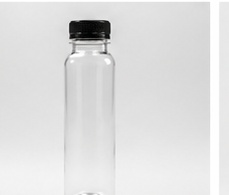
#> input picture TUGAS/Tugas-12/dataset/botol/iluminasi.jpg, 229 x 195 px; its folder holds only this picture in this run
$ python Sistem_Pencocokan_Objek_Berbasis_Fitur.py
#> lines starting #> are read from the running program, lines starting #| are printed output that depends on the picture
import cv2
import numpy as np
import matplotlib.pyplot as plt
import os
import time
import pandas as pd
from sklearn.cluster import KMeans
from sklearn.svm import SVC
from sklearn.neighbors import KNeighborsClassifier
from sklearn.decomposition import PCA
from sklearn.metrics import accuracy_score, classification_report, confusion_matrix, precision_recall_curve
from sklearn.preprocessing import StandardScaler
import seaborn as sns

# ==========================================
# 0. KONFIGURASI & UTILITY
# ==========================================
DATASET_PATH = 'dataset/'
OUTPUT_PATH = 'output/'
SUB_FOLDERS = ['keypoints', 'matching', 'bovw', 'pca']

for sub in SUB_FOLDERS:
    os.makedirs(os.path.join(OUTPUT_PATH, sub), exist_ok=True)

def load_dataset():
    data = {}
    categories = [d for d in os.listdir(DATASET_PATH) if os.path.isdir(os.path.join(DATASET_PATH, d))]
    for cat in categories:
        data[cat] = {}
        for img_name in os.listdir(os.path.join(DATASET_PATH, cat)):
            img_path = os.path.join(DATASET_PATH, cat, img_name)
            img = cv2.imread(img_path)
#> img is the input picture: shape (195, 229, 3); mean B, G, R 223, 223.1, 223.1
            if img is not None:
                data[cat][img_name.split('.')[0]] = img
    return data

# ==========================================
# 1. FEATURE DETECTION & DESCRIPTION
# ==========================================
def get_detector(name):
    if name == 'SIFT':
        return cv2.SIFT_create()
    elif name == 'ORB':
        return cv2.ORB_create(nfeatures=2000)
    elif name == 'SURF':
        try:
            return cv2.xfeatures2d.SURF_create()
        except:
            print("[WARNING] SURF tidak tersedia di versi OpenCV ini.")
            return None
    return None

def extract_features(img, method='SIFT'):
    detector = get_detector(method)
    if detector is None: return None, None, 0

    start_time = time.time()
    kp, des = detector.detectAndCompute(img, None)
    elapsed = time.time() - start_time

    return kp, des, elapsed

# ==========================================
# 2. FEATURE MATCHING (RANSAC & Homography)
# ==========================================
# [31 lines left out: functions match_features, estimate_homography, not called in this run]

# ==========================================
# 3. BAG OF VISUAL WORDS (BoVW)
# ==========================================
class BoVW:
    def __init__(self, k=50):
        self.k = k
        self.kmeans = KMeans(n_clusters=k, n_init=10, random_state=42)
        self.vocab = None

    def build_vocabulary(self, descriptors_list):
        print(f"[INFO] Building BoVW vocabulary with k={self.k}...")
        all_des = np.vstack(descriptors_list)
        self.kmeans.fit(all_des)
        self.vocab = self.kmeans.cluster_centers_

    def get_histogram(self, descriptors):
        if descriptors is None: return np.zeros(self.k)
        words = self.kmeans.predict(descriptors)
        hist, _ = np.histogram(words, bins=range(self.k + 1), density=True)
        return hist

# ==========================================
# 4. PCA ANALYSIS
# ==========================================
# [18 lines left out: function apply_pca, not called in this run]

# ==========================================
# 5. MAIN EXECUTION PIPELINE
# ==========================================
def run_pipeline():
    dataset = load_dataset()
#> dataset = 2 items
    results_list = []
    methods = ['SIFT', 'ORB', 'SURF']

    # --- Part 1 & 2: Detection & Matching ---
    for method in methods:
        print(f"[INFO] Processing {method}...")
        for cat, imgs in dataset.items():
            if 'ref' not in imgs: continue
            ref_img = imgs['ref']
            kp_ref, des_ref, t_ref = extract_features(ref_img, method)

            if kp_ref is None: continue

            # Simpan Visualisasi Keypoints
            kp_viz = cv2.drawKeypoints(ref_img, kp_ref, None, color=(0, 255, 0))
            cv2.imwrite(f"{OUTPUT_PATH}keypoints/{cat}_{method}.jpg", kp_viz)

            for task in ['rotasi', 'skala', 'iluminasi', 'oklusi']:
                if task not in imgs: continue
                target_img = imgs[task]
                kp_t, des_t, t_t = extract_features(target_img, method)

                # Matching
                matches, total_raw = match_features(des_ref, des_t, method)
                mask, inliers = estimate_homography(kp_ref, kp_t, matches)

                # Visualisasi Matching
                match_viz = cv2.drawMatches(ref_img, kp_ref, target_img, kp_t, matches[:50], None, flags=2)
                cv2.imwrite(f"{OUTPUT_PATH}matching/{cat}_{method}_{task}.jpg", match_viz)

                results_list.append({
                    'Method': method, 'Category': cat, 'Task': task,
                    'Keypoints': len(kp_ref), 'Time': t_ref,
                    'Raw_Matches': total_raw, 'Good_Matches': len(matches), 'Inliers': inliers
                })

    # --- Part 3: BoVW Classification ---
    print("[INFO] Starting BoVW Pipeline...")
    all_descriptors = []
    labels = []
    cat_map = {name: i for i, name in enumerate(dataset.keys())}
#> cat_map = {'botol': 0, 'buku': 1}

    for cat, imgs in dataset.items():
        for img in imgs.values():
            _, des, _ = extract_features(img, 'SIFT')
            if des is not None:
                all_descriptors.append(des)
                labels.append(cat_map[cat])
#> this loop made 2 passes
#> cat on passes 1 to 2: 'botol', 'buku'
#> after the loop, all_descriptors = 2 items; labels = [0, 1]

    k_values = [10, 20, 50, 100]
#> k_values = [10, 20, 50, 100]
    for kv in k_values:
        bovw_model = BoVW(k=kv)
        bovw_model.build_vocabulary(all_descriptors)
        X = np.array([bovw_model.get_histogram(d) for d in all_descriptors])
        y = np.array(labels)

        clf = SVC(kernel='linear')
        clf.fit(X, y)
        y_pred = clf.predict(X)

        acc = accuracy_score(y, y_pred)
        print(f"[INFO] BoVW Accuracy (k={kv}): {acc:.2f}")

        # Simpan Confusion Matrix
        cm = confusion_matrix(y, y_pred)
        plt.figure(figsize=(8,6))
        sns.heatmap(cm, annot=True, xticklabels=dataset.keys(), yticklabels=dataset.keys())
        plt.title(f"BoVW Confusion Matrix k={kv}")
        plt.savefig(f"{OUTPUT_PATH}bovw/cm_k{kv}.png")
        plt.close()
#> this loop made 4 passes
#> kv on passes 1 to 4: 10, 20, 50, 100
#> (printed output is left out)
#> pass 1, in run_pipeline, `plt.savefig(f"{OUTPUT_PATH}bovw/cm_k{kv}.png")`:
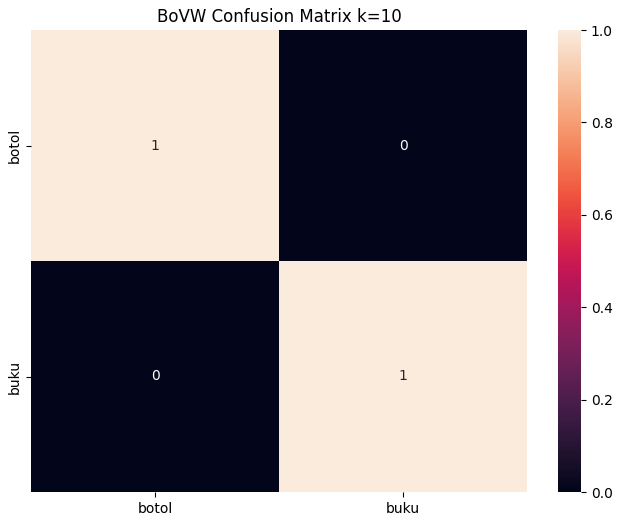
#> figure drawn by matplotlib, 2 panels
#> pass 2, in build_vocabulary (call 2), `self.vocab = self.kmeans.cluster_centers_`:
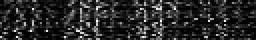
#> self.vocab: shape (20, 128) float32 (shown 2 times larger); min -1.91e-06, max 163.6, mean 26.2; drawn with min black and max white
#> pass 3, in build_vocabulary (call 3), `self.vocab = self.kmeans.cluster_centers_`:
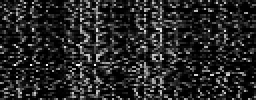
#> self.vocab: shape (50, 128) float32 (shown 2 times larger); min -1.91e-06, max 176, mean 26.8; drawn with min black and max white

    # --- Part 4: PCA Evaluation ---
    print("[INFO] Running PCA Analysis...")
    pca_results = []
    for comp in [16, 32, 64]:
        for method in ['SIFT', 'ORB']:
            # Ambil descriptor sample
            _, des, _ = extract_features(dataset['botol']['ref'], method)
            if des is None: continue

            start_t = time.time()
            des_pca = apply_pca(des, comp)
            comp_t = time.time() - start_t

            pca_results.append({'Method': method, 'Components': comp, 'Time': comp_t})
#> after the loop, pca_results = []

    # Simpan Grafik PCA
    pca_df = pd.DataFrame(pca_results)
    plt.figure()
    sns.lineplot(data=pca_df, x='Components', y='Time', hue='Method')
    plt.title("PCA Components vs Computation Time")
    plt.savefig(f"{OUTPUT_PATH}pca/pca_analysis.png")
    plt.close()

    # --- Final Report ---
    df_eval = pd.DataFrame(results_list)
    df_eval.to_csv(f"{OUTPUT_PATH}evaluation_results.csv", index=False)
    print("\n[INFO] Pipeline Selesai. Hasil disimpan di folder output/.")
    print(df_eval.groupby('Method')[['Keypoints', 'Time', 'Good_Matches', 'Inliers']].mean())

if __name__ == "__main__":
    try:
        run_pipeline()
    except Exception as e:
        print(f"[ERROR] Terjadi kesalahan: {e}")
